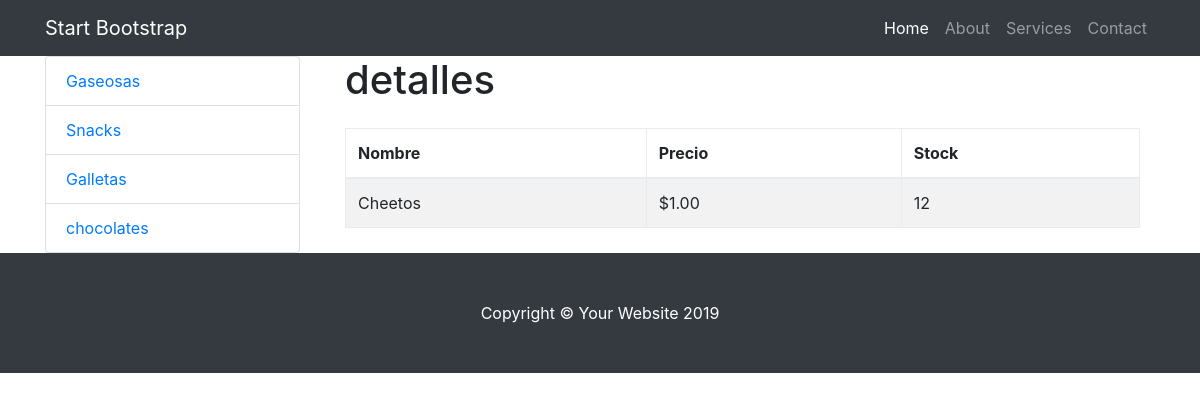
Screenshot of /tienda/producto/4/ with the database file from the repository.
### tienda/models.py (models this page shows, shortened)
class Producto(models.Model):
    categoria = models.ForeignKey(Categoria,on_delete=models.CASCADE)
    nombre = models.CharField(max_length=200)
    precio = models.DecimalField(max_digits=6,decimal_places=2)
    stock = models.IntegerField(default=0)
    pub_date = models.DateTimeField('date published')

### tienda/views.py (the view)
# urls.py: path('producto/<int:producto_id>/', views.producto, name='producto'),  # Vista de un producto específico
def producto(request, producto_id):
    producto = get_object_or_404(Producto, pk=producto_id)
    return render(request, 'producto.html', {'producto': producto})

### tienda/templates/producto.html
{% extends "layout.html" %}
{% block content %}
<div class="container">
    <h1>detalles</h1>
    <table class="table table-bordered table-striped mt-4">
        <thead>
            <tr>
                <th>Nombre</th>
                <th>Precio</th>
                <th>Stock</th>
            </tr>
        </thead>
        <tbody>
                <tr>
                    <td>{{ producto.nombre }}</td>
                    <td>${{ producto.precio }}</td>
                    <td>{{ producto.stock }}</td>
                </tr>
        </tbody>
    </table>
</div>
{% endblock %}

### tienda/static/css/shop.css (style rules this page uses)
body { padding-top: 54px; }
@media (min-width: 992px) { body { padding-top: 56px; } }

### rows the page displays
Producto: nombre "Cheetos", precio "1.00", stock "12"
